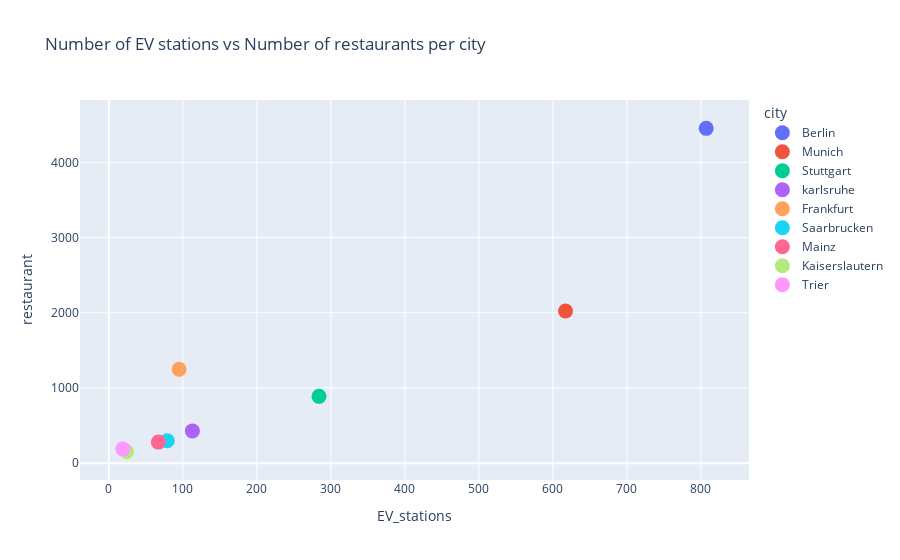

The notebook cell this image was saved under:
### Code cell
#@title Plot: Number of EV stations vs Number of restaurants per city
fig = px.scatter(df_city_sum, x='EV_stations', y='restaurant', color='city', color_continuous_scale='Bluered_r', title="Number of EV stations vs Number of restaurants per city")
fig.update_traces(marker={'size': 15})
fig.show()

### Figure 1 — Plotly figure (JSON) as saved in the notebook; plotly's stock layout.template omitted (floating-point values rounded to 4 significant figures)
{"data": [{"hovertemplate": "city=Berlin<br>EV_stations=%{x}<br>restaurant=%{y}<extra></extra>", "legendgroup": "Berlin", "marker": {"color": "#636efa", "size": 15, "symbol": "circle"}, "mode": "markers", "name": "Berlin", "orientation": "v", "showlegend": true, "type": "scatter", "x": [807], "xaxis": "x", "y": [4453], "yaxis": "y"}, {"hovertemplate": "city=Munich<br>EV_stations=%{x}<br>restaurant=%{y}<extra></extra>", "legendgroup": "Munich", "marker": {"color": "#EF553B", "size": 15, "symbol": "circle"}, "mode": "markers", "name": "Munich", "orientation": "v", "showlegend": true, "type": "scatter", "x": [617], "xaxis": "x", "y": [2023], "yaxis": "y"}, {"hovertemplate": "city=Stuttgart<br>EV_stations=%{x}<br>restaurant=%{y}<extra></extra>", "legendgroup": "Stuttgart", "marker": {"color": "#00cc96", "size": 15, "symbol": "circle"}, "mode": "markers", "name": "Stuttgart", "orientation": "v", "showlegend": true, "type": "scatter", "x": [284], "xaxis": "x", "y": [888], "yaxis": "y"}, {"hovertemplate": "city=karlsruhe<br>EV_stations=%{x}<br>restaurant=%{y}<extra></extra>", "legendgroup": "karlsruhe", "marker": {"color": "#ab63fa", "size": 15, "symbol": "circle"}, "mode": "markers", "name": "karlsruhe", "orientation": "v", "showlegend": true, "type": "scatter", "x": [113], "xaxis": "x", "y": [429], "yaxis": "y"}, {"hovertemplate": "city=Frankfurt<br>EV_stations=%{x}<br>restaurant=%{y}<extra></extra>", "legendgroup": "Frankfurt", "marker": {"color": "#FFA15A", "size": 15, "symbol": "circle"}, "mode": "markers", "name": "Frankfurt", "orientation": "v", "showlegend": true, "type": "scatter", "x": [95], "xaxis": "x", "y": [1248], "yaxis": "y"}, {"hovertemplate": "city=Saarbrucken<br>EV_stations=%{x}<br>restaurant=%{y}<extra></extra>", "legendgroup": "Saarbrucken", "marker": {"color": "#19d3f3", "size": 15, "symbol": "circle"}, "mode": "markers", "name": "Saarbrucken", "orientation": "v", "showlegend": true, "type": "scatter", "x": [79], "xaxis": "x", "y": [297], "yaxis": "y"}, {"hovertemplate": "city=Mainz<br>EV_stations=%{x}<br>restaurant=%{y}<extra></extra>", "legendgroup": "Mainz", "marker": {"color": "#FF6692", "size": 15, "symbol": "circle"}, "mode": "markers", "name": "Mainz", "orientation": "v", "showlegend": true, "type": "scatter", "x": [67], "xaxis": "x", "y": [280], "yaxis": "y"}, {"hovertemplate": "city=Kaiserslautern<br>EV_stations=%{x}<br>restaurant=%{y}<extra></extra>", "legendgroup": "Kaiserslautern", "marker": {"color": "#B6E880", "size": 15, "symbol": "circle"}, "mode": "markers", "name": "Kaiserslautern", "orientation": "v", "showlegend": true, "type": "scatter", "x": [24], "xaxis": "x", "y": [153], "yaxis": "y"}, {"hovertemplate": "city=Trier<br>EV_stations=%{x}<br>restaurant=%{y}<extra></extra>", "legendgroup": "Trier", "marker": {"color": "#FF97FF", "size": 15, "symbol": "circle"}, "mode": "markers", "name": "Trier", "orientation": "v", "showlegend": true, "type": "scatter", "x": [19], "xaxis": "x", "y": [189], "yaxis": "y"}], "layout": {"legend": {"title": {"text": "city"}, "tracegroupgap": 0}, "title": {"text": "Number of EV stations vs Number of restaurants per city"}, "xaxis": {"anchor": "y", "domain": [0, 1], "title": {"text": "EV_stations"}}, "yaxis": {"anchor": "x", "domain": [0, 1], "title": {"text": "restaurant"}}}}
